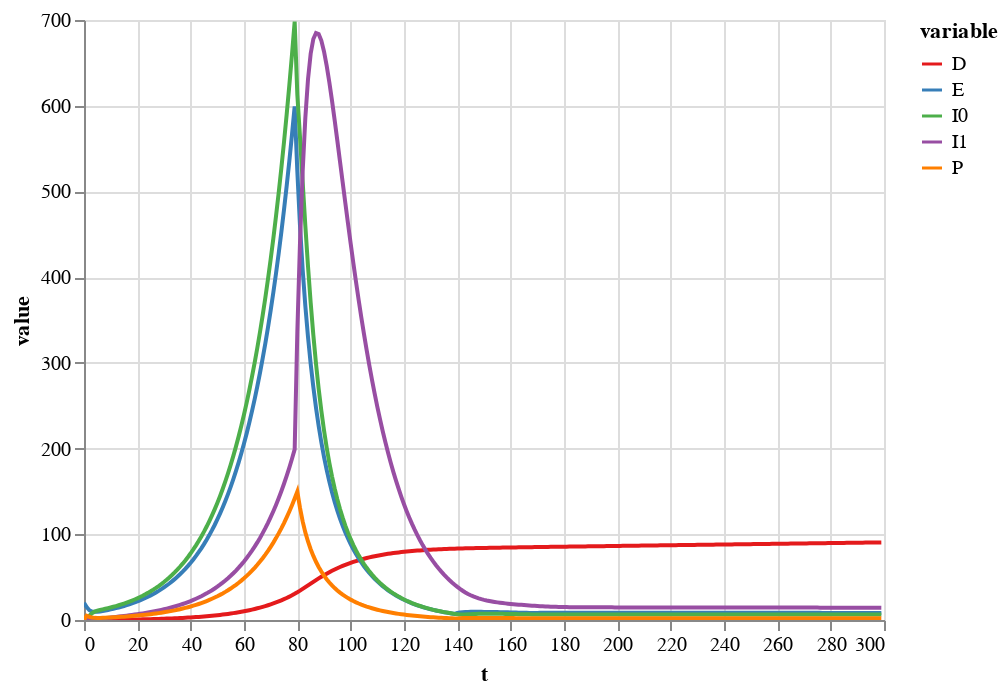

The notebook cell saved with this chart:
### Code cell
alt.Chart(plot_values).mark_line().encode(
    x='t',
    y='value',
    color=alt.Color('variable', scale=alt.Scale(scheme="set1")),
    tooltip=['t','variable','value']
).properties(
).interactive()

### Figure 1 — Vega-Lite specification as saved in the notebook (floating-point values rounded to 4 significant figures; data arrays with more than 128 entries replaced by an {"elided": "..."} marker saying what was removed)
{"$schema": "https://vega.github.io/schema/vega-lite/v3.4.0.json", "config": {"mark": {"tooltip": null}, "view": {"height": 300, "width": 400}}, "data": {"name": "data-ac35cfd677d124d1c2e43f9acd79bc15"}, "datasets": {"data-ac35cfd677d124d1c2e43f9acd79bc15": {"elided": "1500 records"}}, "encoding": {"color": {"field": "variable", "scale": {"scheme": "set1"}, "type": "nominal"}, "tooltip": [{"field": "t", "type": "quantitative"}, {"field": "variable", "type": "nominal"}, {"field": "value", "type": "quantitative"}], "x": {"field": "t", "type": "quantitative"}, "y": {"field": "value", "type": "quantitative"}}, "mark": "line", "selection": {"selector001": {"bind": "scales", "encodings": ["x", "y"], "type": "interval"}}}
